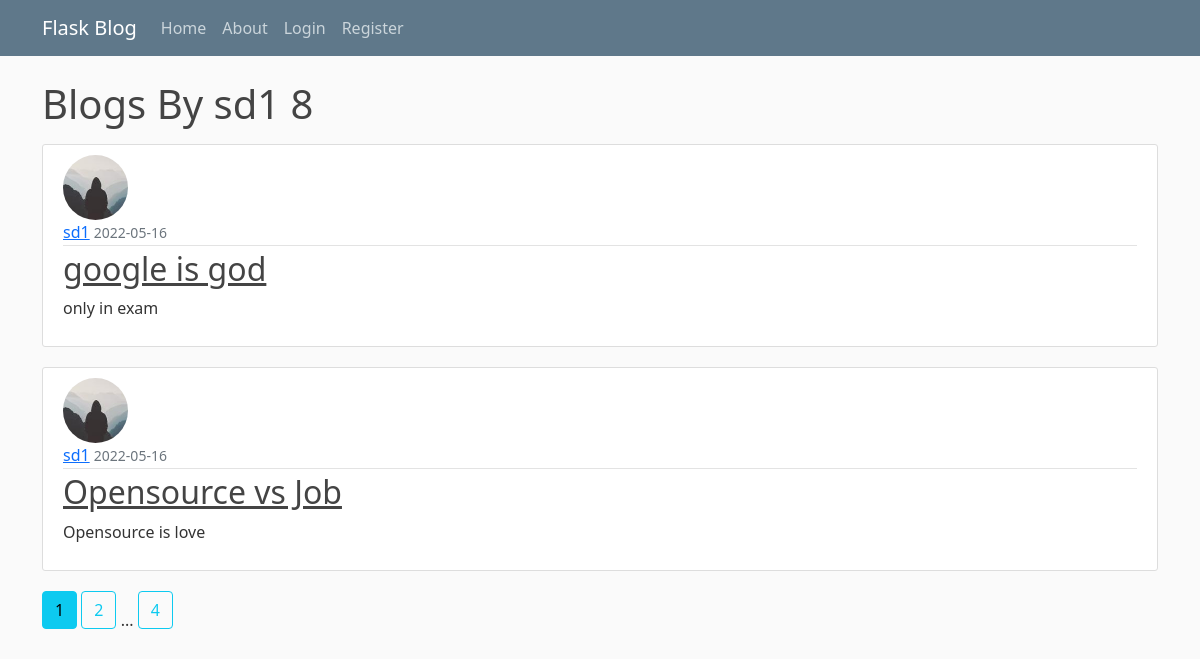
The app's page /user/sd1 with its own data.
### flaskblog/models.py (models this page shows, shortened)
class User(db.Model,UserMixin):
    id = db.Column(db.Integer,primary_key=True)
    username = db.Column(db.String(25),unique=True,nullable=False)
    email = db.Column(db.String(100),unique=True,nullable=False)
    image_file = db.Column(db.String(60),nullable=False,default='default.jpg')
    password = db.Column(db.String(60),nullable=False)
    posts = db.relationship('Post',backref='author',lazy=True)

class Post(db.Model):
    id = db.Column(db.Integer,primary_key=True)
    title = db.Column(db.String(25),nullable=False)
    date_posted = db.Column(db.DateTime,nullable=False,default=datetime.utcnow)
    content = db.Column(db.Text,nullable=False)
    user_id = db.Column(db.Integer,db.ForeignKey('user.id'),nullable=False)

### flaskblog/routes.py (the view)
@app.route('/user/<string:username>')
def user_post(username):
    page = request.args.get('page',1,type=int)
    user = User.query.filter_by(username=username).first_or_404()
    posts = Post.query.filter_by(author=user).order_by(Post.date_posted.desc()).paginate(page=page,per_page=2)
    return render_template('user_post.html',posts=posts,user=user)

### flaskblog/templates/user_post.html
{% extends "layout.html" %}
{% block content %}
<h1 class="mb-3">Blogs By {{ user.username }} {{ posts.total }}</h1>
{% for post in posts.items %}
<article class="media content-section">
  <img class="rounded-circle article-img" src="{{ url_for('static',filename='images/'+ post.author.image_file) }}">
  <div class="media-body">
    <div class="article-metadata">
      <a class="mr-2" href="{{ url_for('user_post',username=post.author.username) }}">{{ post.author.username }}</a>
      <small class="text-muted">{{ post.date_posted.strftime('%Y-%m-%d') }}</small>
    </div>
    <h2><a class="article-title" href="{{ url_for('post',post_id=post.id) }}">{{ post.title }}</a></h2>
    <p class="article-content">{{ post.content }}</p>
  </div>
</article>
{% endfor %}
{% for page_num in posts.iter_pages(left_edge=1,right_edge=1,left_current=1,right_current=2) %}
  {% if page_num %}
    {% if posts.page == page_num %}
      <a class="btn btn-info mb-4" href="{{ url_for('user_post',page=page_num,username=user.username) }}">{{page_num}}</a>
    {% else %}
      <a class="btn btn-outline-info mb-4" href="{{ url_for('user_post',page=page_num,username=user.username) }}">{{page_num}}</a>
    {% endif %}
  {% else %}
    ...
  {% endif %}
{% endfor %}
{% endblock content %}

### flaskblog/static/main.css (style rules this page uses)
body { background: #fafafa; color: #333333; margin-top: 5rem; }
h1, h2, h3, h4, h5, h6 { color: #444444; }
.content-section { background: #ffffff; padding: 10px 20px; border: 1px solid #dddddd; border-radius: 3px; margin-bottom: 20px; }
.article-title { color: #444444; }
.article-content { white-space: pre-line; }
.article-img { height: 65px; width: 65px; margin-right: 16px; }
.article-metadata { padding-bottom: 1px; margin-bottom: 4px; border-bottom: 1px solid #e3e3e3 }

### records on screen
User: username "sd1"
Post: image_file (picture), author.username "sd1", date_posted "2022-05-16", title "google is god", content "only in exam"
Post: image_file (picture), author.username "sd1", date_posted "2022-05-16", title "Opensource vs Job", content "Opensource is love"

### other values on screen
{{ posts.total }} "8"
{{ page_num }} "1"
{{ page_num }} "2" "4"
